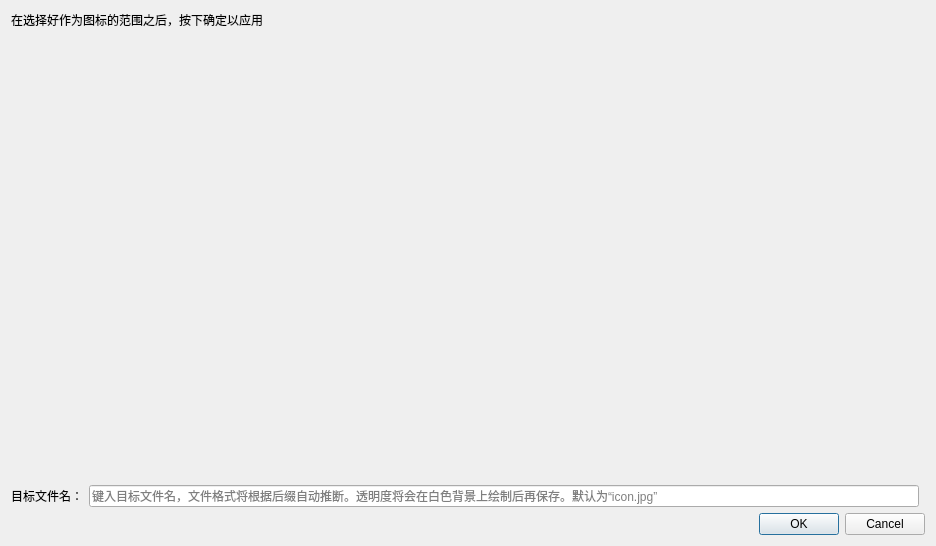
<?xml version="1.0" encoding="UTF-8"?>
<ui version="4.0">
 <class>VoiceBankIconCropDialog</class>
 <widget class="QDialog" name="VoiceBankIconCropDialog">
  <property name="geometry">
   <rect>
    <x>0</x>
    <y>0</y>
    <width>936</width>
    <height>546</height>
   </rect>
  </property>
  <property name="windowTitle">
   <string/>
  </property>
  <layout class="QGridLayout" name="gridLayout">
   <item row="2" column="1">
    <widget class="QLineEdit" name="targetFileNameLineEdit">
     <property name="text">
      <string/>
     </property>
     <property name="placeholderText">
      <string>键入目标文件名，文件格式将根据后缀自动推断。透明度将会在白色背景上绘制后再保存。默认为“icon.jpg”</string>
     </property>
    </widget>
   </item>
   <item row="2" column="0">
    <widget class="QLabel" name="label_2">
     <property name="text">
      <string>目标文件名：</string>
     </property>
    </widget>
   </item>
   <item row="1" column="0" colspan="3">
    <widget class="ImageCropperContainer" name="imageCropper" native="true">
     <property name="sizePolicy">
      <sizepolicy hsizetype="Expanding" vsizetype="Expanding">
       <horstretch>0</horstretch>
       <verstretch>0</verstretch>
      </sizepolicy>
     </property>
    </widget>
   </item>
   <item row="0" column="0" colspan="3">
    <widget class="QLabel" name="label">
     <property name="text">
      <string>在选择好作为图标的范围之后，按下确定以应用</string>
     </property>
    </widget>
   </item>
   <item row="3" column="0" colspan="3">
    <widget class="QDialogButtonBox" name="buttonBox">
     <property name="orientation">
      <enum>Qt::Horizontal</enum>
     </property>
     <property name="standardButtons">
      <set>QDialogButtonBox::Cancel|QDialogButtonBox::Ok</set>
     </property>
    </widget>
   </item>
  </layout>
 </widget>
 <customwidgets>
  <customwidget>
   <class>ImageCropperContainer</class>
   <extends>QWidget</extends>
   <header>../ImageCropper/src/imagecroppercontainer.h</header>
   <container>1</container>
  </customwidget>
 </customwidgets>
 <resources/>
 <connections>
  <connection>
   <sender>buttonBox</sender>
   <signal>accepted()</signal>
   <receiver>VoiceBankIconCropDialog</receiver>
   <slot>accept()</slot>
   <hints>
    <hint type="sourcelabel">
     <x>248</x>
     <y>254</y>
    </hint>
    <hint type="destinationlabel">
     <x>157</x>
     <y>274</y>
    </hint>
   </hints>
  </connection>
  <connection>
   <sender>buttonBox</sender>
   <signal>rejected()</signal>
   <receiver>VoiceBankIconCropDialog</receiver>
   <slot>reject()</slot>
   <hints>
    <hint type="sourcelabel">
     <x>316</x>
     <y>260</y>
    </hint>
    <hint type="destinationlabel">
     <x>286</x>
     <y>274</y>
    </hint>
   </hints>
  </connection>
 </connections>
</ui>
